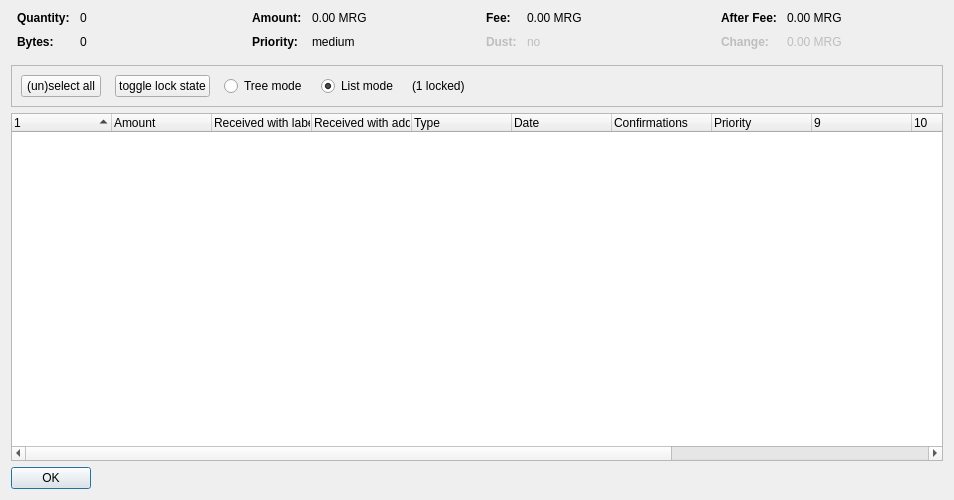
<?xml version="1.0" encoding="UTF-8"?>
<ui version="4.0">
 <class>CoinControlDialog</class>
 <widget class="QDialog" name="CoinControlDialog">
  <property name="geometry">
   <rect>
    <x>0</x>
    <y>0</y>
    <width>954</width>
    <height>500</height>
   </rect>
  </property>
  <property name="windowTitle">
   <string>Coin Selection</string>
  </property>
  <layout class="QVBoxLayout" name="verticalLayout">
   <item>
    <layout class="QHBoxLayout" name="horizontalLayoutTop" stretch="0,0,0,0">
     <property name="topMargin">
      <number>0</number>
     </property>
     <property name="bottomMargin">
      <number>10</number>
     </property>
     <item>
      <layout class="QFormLayout" name="formLayoutCoinControl1">
       <property name="horizontalSpacing">
        <number>10</number>
       </property>
       <property name="verticalSpacing">
        <number>10</number>
       </property>
       <property name="leftMargin">
        <number>6</number>
       </property>
       <property name="rightMargin">
        <number>6</number>
       </property>
       <item row="0" column="0">
        <widget class="QLabel" name="labelCoinControlQuantityText">
         <property name="font">
          <font>
           <weight>75</weight>
           <bold>true</bold>
          </font>
         </property>
         <property name="text">
          <string>Quantity:</string>
         </property>
        </widget>
       </item>
       <item row="0" column="1">
        <widget class="QLabel" name="labelCoinControlQuantity">
         <property name="cursor">
          <cursorShape>IBeamCursor</cursorShape>
         </property>
         <property name="contextMenuPolicy">
          <enum>Qt::ActionsContextMenu</enum>
         </property>
         <property name="text">
          <string notr="true">0</string>
         </property>
         <property name="textInteractionFlags">
          <set>Qt::LinksAccessibleByMouse|Qt::TextSelectableByKeyboard|Qt::TextSelectableByMouse</set>
         </property>
        </widget>
       </item>
       <item row="1" column="0">
        <widget class="QLabel" name="labelCoinControlBytesText">
         <property name="font">
          <font>
           <weight>75</weight>
           <bold>true</bold>
          </font>
         </property>
         <property name="text">
          <string>Bytes:</string>
         </property>
        </widget>
       </item>
       <item row="1" column="1">
        <widget class="QLabel" name="labelCoinControlBytes">
         <property name="cursor">
          <cursorShape>IBeamCursor</cursorShape>
         </property>
         <property name="contextMenuPolicy">
          <enum>Qt::ActionsContextMenu</enum>
         </property>
         <property name="text">
          <string notr="true">0</string>
         </property>
         <property name="textInteractionFlags">
          <set>Qt::LinksAccessibleByMouse|Qt::TextSelectableByKeyboard|Qt::TextSelectableByMouse</set>
         </property>
        </widget>
       </item>
      </layout>
     </item>
     <item>
      <layout class="QFormLayout" name="formLayoutCoinControl2">
       <property name="horizontalSpacing">
        <number>10</number>
       </property>
       <property name="verticalSpacing">
        <number>10</number>
       </property>
       <property name="leftMargin">
        <number>6</number>
       </property>
       <property name="rightMargin">
        <number>6</number>
       </property>
       <item row="0" column="0">
        <widget class="QLabel" name="labelCoinControlAmountText">
         <property name="font">
          <font>
           <weight>75</weight>
           <bold>true</bold>
          </font>
         </property>
         <property name="text">
          <string>Amount:</string>
         </property>
        </widget>
       </item>
       <item row="0" column="1">
        <widget class="QLabel" name="labelCoinControlAmount">
         <property name="cursor">
          <cursorShape>IBeamCursor</cursorShape>
         </property>
         <property name="contextMenuPolicy">
          <enum>Qt::ActionsContextMenu</enum>
         </property>
         <property name="text">
          <string notr="true">0.00 MRG</string>
         </property>
         <property name="textInteractionFlags">
          <set>Qt::LinksAccessibleByMouse|Qt::TextSelectableByKeyboard|Qt::TextSelectableByMouse</set>
         </property>
        </widget>
       </item>
       <item row="1" column="0">
        <widget class="QLabel" name="labelCoinControlPriorityText">
         <property name="font">
          <font>
           <weight>75</weight>
           <bold>true</bold>
          </font>
         </property>
         <property name="text">
          <string>Priority:</string>
         </property>
        </widget>
       </item>
       <item row="1" column="1">
        <widget class="QLabel" name="labelCoinControlPriority">
         <property name="cursor">
          <cursorShape>IBeamCursor</cursorShape>
         </property>
         <property name="contextMenuPolicy">
          <enum>Qt::ActionsContextMenu</enum>
         </property>
         <property name="text">
          <string>medium</string>
         </property>
         <property name="textInteractionFlags">
          <set>Qt::LinksAccessibleByMouse|Qt::TextSelectableByKeyboard|Qt::TextSelectableByMouse</set>
         </property>
        </widget>
       </item>
      </layout>
     </item>
     <item>
      <layout class="QFormLayout" name="formLayoutCoinControl3">
       <property name="horizontalSpacing">
        <number>10</number>
       </property>
       <property name="verticalSpacing">
        <number>10</number>
       </property>
       <property name="leftMargin">
        <number>6</number>
       </property>
       <property name="rightMargin">
        <number>6</number>
       </property>
       <item row="0" column="0">
        <widget class="QLabel" name="labelCoinControlFeeText">
         <property name="font">
          <font>
           <weight>75</weight>
           <bold>true</bold>
          </font>
         </property>
         <property name="text">
          <string>Fee:</string>
         </property>
        </widget>
       </item>
       <item row="0" column="1">
        <widget class="QLabel" name="labelCoinControlFee">
         <property name="cursor">
          <cursorShape>IBeamCursor</cursorShape>
         </property>
         <property name="contextMenuPolicy">
          <enum>Qt::ActionsContextMenu</enum>
         </property>
         <property name="text">
          <string notr="true">0.00 MRG</string>
         </property>
         <property name="textInteractionFlags">
          <set>Qt::LinksAccessibleByMouse|Qt::TextSelectableByKeyboard|Qt::TextSelectableByMouse</set>
         </property>
        </widget>
       </item>
       <item row="1" column="0">
        <widget class="QLabel" name="labelCoinControlLowOutputText">
         <property name="enabled">
          <bool>false</bool>
         </property>
         <property name="font">
          <font>
           <weight>75</weight>
           <bold>true</bold>
          </font>
         </property>
         <property name="text">
          <string>Dust:</string>
         </property>
        </widget>
       </item>
       <item row="1" column="1">
        <widget class="QLabel" name="labelCoinControlLowOutput">
         <property name="enabled">
          <bool>false</bool>
         </property>
         <property name="cursor">
          <cursorShape>IBeamCursor</cursorShape>
         </property>
         <property name="contextMenuPolicy">
          <enum>Qt::ActionsContextMenu</enum>
         </property>
         <property name="text">
          <string>no</string>
         </property>
         <property name="textInteractionFlags">
          <set>Qt::LinksAccessibleByMouse|Qt::TextSelectableByKeyboard|Qt::TextSelectableByMouse</set>
         </property>
        </widget>
       </item>
      </layout>
     </item>
     <item>
      <layout class="QFormLayout" name="formLayoutCoinControl4">
       <property name="horizontalSpacing">
        <number>10</number>
       </property>
       <property name="verticalSpacing">
        <number>10</number>
       </property>
       <property name="leftMargin">
        <number>6</number>
       </property>
       <property name="rightMargin">
        <number>6</number>
       </property>
       <item row="0" column="0">
        <widget class="QLabel" name="labelCoinControlAfterFeeText">
         <property name="font">
          <font>
           <weight>75</weight>
           <bold>true</bold>
          </font>
         </property>
         <property name="text">
          <string>After Fee:</string>
         </property>
        </widget>
       </item>
       <item row="0" column="1">
        <widget class="QLabel" name="labelCoinControlAfterFee">
         <property name="cursor">
          <cursorShape>IBeamCursor</cursorShape>
         </property>
         <property name="contextMenuPolicy">
          <enum>Qt::ActionsContextMenu</enum>
         </property>
         <property name="text">
          <string notr="true">0.00 MRG</string>
         </property>
         <property name="textInteractionFlags">
          <set>Qt::LinksAccessibleByMouse|Qt::TextSelectableByKeyboard|Qt::TextSelectableByMouse</set>
         </property>
        </widget>
       </item>
       <item row="1" column="0">
        <widget class="QLabel" name="labelCoinControlChangeText">
         <property name="enabled">
          <bool>false</bool>
         </property>
         <property name="font">
          <font>
           <weight>75</weight>
           <bold>true</bold>
          </font>
         </property>
         <property name="text">
          <string>Change:</string>
         </property>
        </widget>
       </item>
       <item row="1" column="1">
        <widget class="QLabel" name="labelCoinControlChange">
         <property name="enabled">
          <bool>false</bool>
         </property>
         <property name="cursor">
          <cursorShape>IBeamCursor</cursorShape>
         </property>
         <property name="contextMenuPolicy">
          <enum>Qt::ActionsContextMenu</enum>
         </property>
         <property name="text">
          <string notr="true">0.00 MRG</string>
         </property>
         <property name="textInteractionFlags">
          <set>Qt::LinksAccessibleByMouse|Qt::TextSelectableByKeyboard|Qt::TextSelectableByMouse</set>
         </property>
        </widget>
       </item>
      </layout>
     </item>
    </layout>
   </item>
   <item>
    <widget class="QFrame" name="frame">
     <property name="minimumSize">
      <size>
       <width>0</width>
       <height>40</height>
      </size>
     </property>
     <property name="frameShape">
      <enum>QFrame::StyledPanel</enum>
     </property>
     <property name="frameShadow">
      <enum>QFrame::Sunken</enum>
     </property>
     <layout class="QHBoxLayout" name="horizontalLayout">
      <item>
       <layout class="QHBoxLayout" name="horizontalLayoutPanel" stretch="0,0,0,0,0,0">
        <property name="spacing">
         <number>14</number>
        </property>
        <item>
         <widget class="QPushButton" name="pushButtonSelectAll">
          <property name="sizePolicy">
           <sizepolicy hsizetype="Maximum" vsizetype="Fixed">
            <horstretch>0</horstretch>
            <verstretch>0</verstretch>
           </sizepolicy>
          </property>
          <property name="text">
           <string>(un)select all</string>
          </property>
          <property name="autoDefault">
           <bool>false</bool>
          </property>
         </widget>
        </item>
        <item>
         <widget class="QPushButton" name="pushButtonToggleLock">
          <property name="sizePolicy">
           <sizepolicy hsizetype="Maximum" vsizetype="Fixed">
            <horstretch>0</horstretch>
            <verstretch>0</verstretch>
           </sizepolicy>
          </property>
          <property name="text">
           <string>toggle lock state</string>
          </property>
          <property name="autoDefault">
           <bool>false</bool>
          </property>
         </widget>
        </item>
        <item>
         <widget class="QRadioButton" name="radioTreeMode">
          <property name="sizePolicy">
           <sizepolicy hsizetype="Maximum" vsizetype="Fixed">
            <horstretch>0</horstretch>
            <verstretch>0</verstretch>
           </sizepolicy>
          </property>
          <property name="text">
           <string>Tree mode</string>
          </property>
         </widget>
        </item>
        <item>
         <widget class="QRadioButton" name="radioListMode">
          <property name="sizePolicy">
           <sizepolicy hsizetype="Maximum" vsizetype="Fixed">
            <horstretch>0</horstretch>
            <verstretch>0</verstretch>
           </sizepolicy>
          </property>
          <property name="text">
           <string>List mode</string>
          </property>
          <property name="checked">
           <bool>true</bool>
          </property>
         </widget>
        </item>
        <item>
         <widget class="QLabel" name="labelLocked">
          <property name="text">
           <string>(1 locked)</string>
          </property>
         </widget>
        </item>
        <item>
         <spacer name="horizontalSpacer">
          <property name="orientation">
           <enum>Qt::Horizontal</enum>
          </property>
          <property name="sizeHint" stdset="0">
           <size>
            <width>40</width>
            <height>20</height>
           </size>
          </property>
         </spacer>
        </item>
       </layout>
      </item>
     </layout>
    </widget>
   </item>
   <item>
    <widget class="CoinControlTreeWidget" name="treeWidget">
     <property name="contextMenuPolicy">
      <enum>Qt::CustomContextMenu</enum>
     </property>
     <property name="sortingEnabled">
      <bool>false</bool>
     </property>
     <property name="columnCount">
      <number>13</number>
     </property>
     <attribute name="headerShowSortIndicator" stdset="0">
      <bool>true</bool>
     </attribute>
     <attribute name="headerStretchLastSection">
      <bool>false</bool>
     </attribute>
     <column>
      <property name="text">
       <string/>
      </property>
     </column>
     <column>
      <property name="text">
       <string>Amount</string>
      </property>
     </column>
     <column>
      <property name="text">
       <string>Received with label</string>
      </property>
     </column>
     <column>
      <property name="text">
       <string>Received with address</string>
      </property>
     </column>
     <column>
      <property name="text">
	<string>Type</string>
      </property>
     </column>
     <column>
      <property name="text">	 
       <string>Date</string>
      </property>
     </column>
     <column>
      <property name="text">
       <string>Confirmations</string>
      </property>
      <property name="toolTip">
       <string>Confirmed</string>
      </property>
     </column>
     <column>
      <property name="text">
       <string>Priority</string>
      </property>
     </column>
     <column>
      <property name="text">
       <string/>
      </property>
     </column>
     <column>
      <property name="text">
       <string/>
      </property>
     </column>
     <column>
      <property name="text">
       <string/>
      </property>
     </column>
     <column>
      <property name="text">
       <string/>
      </property>
     </column>
     <column>
      <property name="text">
       <string/>
      </property>
     </column>
    </widget>
   </item>
   <item>
    <widget class="QDialogButtonBox" name="buttonBox">
     <property name="sizePolicy">
      <sizepolicy hsizetype="Maximum" vsizetype="Fixed">
       <horstretch>0</horstretch>
       <verstretch>0</verstretch>
      </sizepolicy>
     </property>
     <property name="orientation">
      <enum>Qt::Horizontal</enum>
     </property>
     <property name="standardButtons">
      <set>QDialogButtonBox::Ok</set>
     </property>
    </widget>
   </item>
  </layout>
 </widget>
 <customwidgets>
  <customwidget>
   <class>CoinControlTreeWidget</class>
   <extends>QTreeWidget</extends>
   <header>coincontroltreewidget.h</header>
  </customwidget>
 </customwidgets>
 <resources/>
 <connections/>
</ui>
